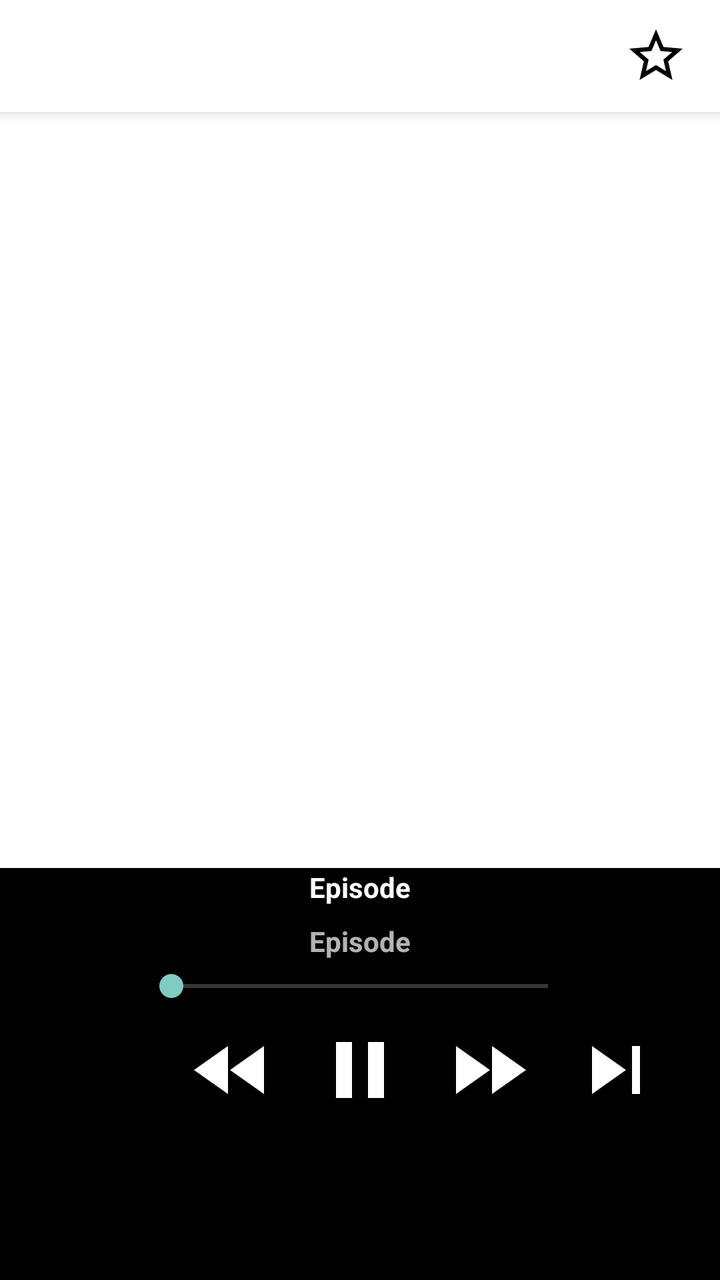
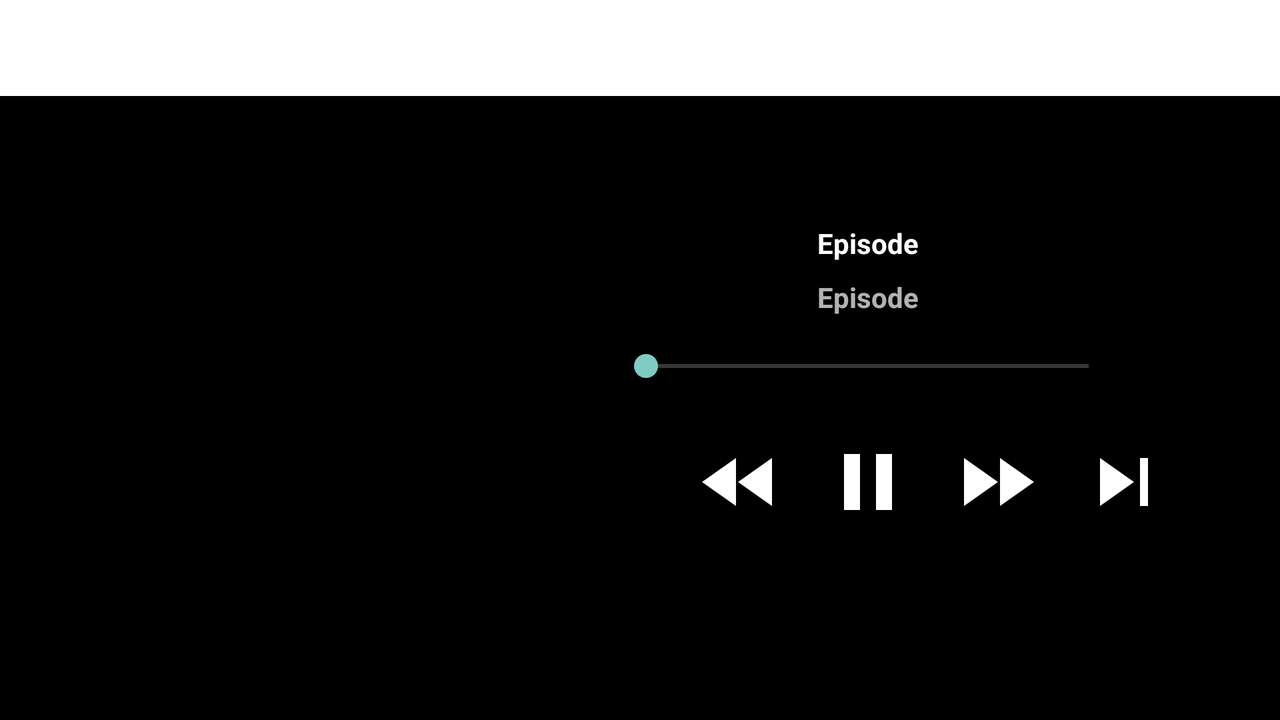

First picture: res/layout/ on a phone held upright. Second picture: the repository's own variant of that layout, on a device whose configuration matches the variant's folder. Source for both follows.
<!-- AndroidManifest.xml: application theme Theme.AppCompat.NoActionBar -->
<!-- res/layout/activity_now_playing.xml -->
<?xml version="1.0" encoding="utf-8"?>
<android.support.v4.widget.DrawerLayout
    xmlns:android="http://schemas.android.com/apk/res/android"
    xmlns:app="http://schemas.android.com/apk/res-auto"
    xmlns:tools="http://schemas.android.com/tools"
    tools:context=".NowPlaying"
    android:id="@+id/drawer_layout"
    android:background="@color/black"
    android:layout_width="match_parent"
    android:layout_height="match_parent"
    android:fitsSystemWindows="true">
    <LinearLayout
        android:background="@color/black"
        android:layout_width="match_parent"
        android:layout_height="match_parent"
        android:orientation="vertical">
        <android.support.v7.widget.Toolbar
            android:id="@+id/toolbar"
            android:layout_width="match_parent"
            android:layout_height="wrap_content"
            android:background="@color/white"
            app:titleTextColor="@color/black"
            android:elevation="4dp">
            <LinearLayout
                android:layout_width="wrap_content"
                android:layout_gravity="right|center_vertical"
                android:layout_height="match_parent"
                android:layout_marginRight="8dp">
                <ImageButton
                    android:id="@+id/favorite"
                    android:src="@drawable/ic_baseline_star_border_24px"
                    android:layout_width="wrap_content"
                    android:background="@color/white"
                    android:layout_height="wrap_content"
                    android:textSize="16dp"
                    android:layout_marginRight="8dp"/>
                <ImageButton
                    android:id="@+id/more"
                    android:src="@drawable/ic_baseline_more_vert_24px"
                    android:layout_width="wrap_content"
                    android:layout_height="wrap_content"
                    android:background="@color/white"/>
            </LinearLayout>
        </android.support.v7.widget.Toolbar>
        <RelativeLayout
            android:id="@+id/main_info"
            android:layout_gravity="center"
            android:layout_width="378dp"
            android:layout_height="378dp">
            <ImageView
                android:id="@+id/art"
                android:alpha="1"
                android:src="@color/white"
                android:layout_width="match_parent"
                android:layout_height="match_parent"/>
            <TextView
                android:id="@+id/details"
                android:alpha="0"
                android:scrollbars="vertical"
                android:clickable="false"
                android:padding="16dp"
                android:textColor="@color/white"
                android:layout_width="match_parent"
                android:layout_height="match_parent"/>
        </RelativeLayout>
        <LinearLayout
            android:id="@+id/whole_screen"
            android:orientation="vertical"
            android:layout_width="fill_parent"
            android:layout_height="wrap_content">
            <TextView
                android:id="@+id/episode"
                android:layout_marginRight="32dp"
                android:layout_marginLeft="32dp"
                android:textStyle="bold"
                android:text="Episode"
                android:textAlignment="center"
                android:textColor="@color/white"
                android:ellipsize="marquee"
                android:marqueeRepeatLimit="marquee_forever"
                android:scrollHorizontally="true"
                android:singleLine="true"
                android:gravity="start"
                android:focusable="true"
                android:focusableInTouchMode="true"
                android:layout_weight="1"
                android:layout_width="match_parent"
                android:layout_height="wrap_content" />
            <TextView
                android:id="@+id/podcast"
                android:layout_marginTop="8dp"
                android:layout_marginRight="32dp"
                android:layout_marginLeft="32dp"
                android:textStyle="bold"
                android:text="Episode"
                android:textAlignment="center"
                android:maxLines="1"
                android:ellipsize="end"
                android:layout_width="match_parent"
                android:layout_height="wrap_content" />
            <LinearLayout
                android:layout_marginLeft="8dp"
                android:layout_marginRight="8dp"
                android:layout_marginTop="4dp"
                android:orientation="horizontal"
                android:layout_width="match_parent"
                android:layout_height="wrap_content"
                android:weightSum="10">
                <TextView
                    android:id="@+id/time_elapsed"
                    android:gravity="right"
                    android:layout_width="0dp"
                    android:layout_height="wrap_content"
                    android:layout_weight="1.8"/>
                <SeekBar
                    android:id="@+id/seekbar"
                    android:layout_weight="6.4"
                    android:layout_width="0dp"
                    android:layout_height="wrap_content" />
                <TextView
                    android:id="@+id/time_left"
                    android:layout_width="0dp"
                    android:layout_height="wrap_content"
                    android:layout_weight="1.8"/>
            </LinearLayout>
            <LinearLayout
                android:orientation="horizontal"
                android:layout_width="wrap_content"
                android:layout_gravity="center"
                android:layout_height="64dp">
                <ImageButton
                    android:id="@+id/prev"
                    android:src="@drawable/ic_baseline_skip_previous_24px_white"
                    android:background="?attr/selectableItemBackground"
                    android:layout_gravity="center"
                    android:layout_width="64dp"
                    android:layout_height="64dp" />
                <ImageButton
                    android:id="@+id/rw"
                    android:src="@drawable/ic_baseline_fast_rewind_24px_white"
                    android:background="?attr/selectableItemBackground"
                    android:layout_gravity="center"
                    android:layout_width="64dp"
                    android:layout_height="64dp" />
                <ImageButton
                    android:id="@+id/play"
                    android:src="@drawable/ic_baseline_pause_24px_white"
                    android:background="?attr/selectableItemBackground"
                    android:layout_gravity="center"
                    android:layout_width="64dp"
                    android:layout_height="64dp" />
                <ImageButton
                    android:id="@+id/ff"
                    android:src="@drawable/ic_baseline_fast_forward_24px_white"
                    android:background="?attr/selectableItemBackground"
                    android:layout_gravity="center"
                    android:layout_width="64dp"
                    android:layout_height="64dp" />
                <ImageButton
                    android:id="@+id/next"
                    android:src="@drawable/ic_baseline_skip_next_24px_white"
                    android:background="?attr/selectableItemBackground"
                    android:layout_gravity="center"
                    android:layout_width="64dp"
                    android:layout_height="64dp" />
            </LinearLayout>
        </LinearLayout>
    </LinearLayout>
    <android.support.design.widget.NavigationView
        android:id="@+id/nav_view"
        android:layout_width="wrap_content"
        android:layout_height="match_parent"
        android:background="@color/black"
        app:itemTextColor="@color/white"
        android:layout_gravity="start"
        android:fitsSystemWindows="true"
        app:menu="@menu/drawer_view"
        app:headerLayout="@layout/nav_header" />
</android.support.v4.widget.DrawerLayout>
<!-- res/layout/nav_header.xml (included above) -->
<?xml version="1.0" encoding="utf-8"?>
<LinearLayout xmlns:android="http://schemas.android.com/apk/res/android"
    android:layout_width="match_parent"
    android:layout_height="128dp"
    android:background="?attr/colorPrimaryDark"
    android:padding="16dp"
    android:theme="@style/ThemeOverlay.AppCompat.Dark"
    android:orientation="horizontal"
    android:gravity="bottom">
    <TextView
        android:layout_width="wrap_content"
        android:layout_height="wrap_content"
        android:textColor="@color/white"
        android:textSize="40sp"
        android:text="Po"
        android:layout_marginRight="-4dp"/>
    <ImageView
        android:layout_width="wrap_content"
        android:layout_height="wrap_content"
        android:layout_marginBottom="10dp"
        android:src="@drawable/ic_baseline_rss_feed_24px_white"/>
    <TextView
        android:layout_width="wrap_content"
        android:layout_height="wrap_content"
        android:textColor="@color/white"
        android:textSize="40sp"
        android:text="lAntic"
        android:layout_marginLeft="-8dp"/>

</LinearLayout>
<!-- resources referenced by this layout -->
<resources>
  <color name="black">#000000</color>
  <color name="white">#FFFFFF</color>
  <!-- drawable ic_baseline_fast_forward_24px_white (drawable) -->
  <vector android:height="48dp" android:viewportHeight="24"
      android:viewportWidth="24" android:width="48dp" xmlns:android="http://schemas.android.com/apk/res/android">
      <path android:fillColor="#FFFFFF" android:pathData="M4,18l8.5,-6L4,6v12zM13,6v12l8.5,-6L13,6z"/>
  </vector>
  <!-- drawable ic_baseline_fast_rewind_24px_white (drawable) -->
  <vector android:height="48dp" android:viewportHeight="24"
      android:viewportWidth="24" android:width="48dp" xmlns:android="http://schemas.android.com/apk/res/android">
      <path android:fillColor="#FFFFFF" android:pathData="M11,18L11,6l-8.5,6 8.5,6zM11.5,12l8.5,6L20,6l-8.5,6z"/>
  </vector>
  <!-- drawable ic_baseline_pause_24px_white (drawable) -->
  <vector android:height="48dp" android:viewportHeight="24"
      android:viewportWidth="24" android:width="48dp" xmlns:android="http://schemas.android.com/apk/res/android">
      <path android:fillColor="#FFFFFF" android:pathData="M6,19h4L10,5L6,5v14zM14,5v14h4L18,5h-4z"/>
  </vector>
  <!-- drawable ic_baseline_rss_feed_24px_white (drawable) -->
  <rotate xmlns:android="http://schemas.android.com/apk/res/android"
      android:fromDegrees="-135"
      android:toDegrees="90"
      android:pivotX="50%"
      android:pivotY="50%">
    <vector xmlns:android="http://schemas.android.com/apk/res/android"
        android:width="24dp"
        android:height="24dp"
        android:viewportWidth="24"
        android:viewportHeight="24">
      
      <path
          android:fillColor="#FFFFFF"
          android:pathData="M4,4.44v2.83c7.03,0 12.73,5.7 12.73,12.73h2.83c0,-8.59 -6.97,-15.56 -15.56,-15.56zM4,10.1v2.83c3.9,0 7.07,3.17 7.07,7.07h2.83c0,-5.47 -4.43,-9.9 -9.9,-9.9z"/>
    </vector>
  </rotate>
  <!-- drawable ic_baseline_skip_next_24px_white (drawable) -->
  <vector android:height="48dp" android:viewportHeight="24"
      android:viewportWidth="24" android:width="48dp" xmlns:android="http://schemas.android.com/apk/res/android">
      <path android:fillColor="#FFFFFF" android:pathData="M6,18l8.5,-6L6,6v12zM16,6v12h2V6h-2z"/>
  </vector>
  <!-- drawable ic_baseline_star_border_24px (drawable) -->
  <vector xmlns:android="http://schemas.android.com/apk/res/android"
      android:width="32dp"
      android:height="32dp"
      android:viewportWidth="24"
      android:viewportHeight="24">
    <path
        android:fillColor="#FF000000"
        android:pathData="M22,9.24l-7.19,-0.62L12,2 9.19,8.63 2,9.24l5.46,4.73L5.82,21 12,17.27 18.18,21l-1.63,-7.03L22,9.24zM12,15.4l-3.76,2.27 1,-4.28 -3.32,-2.88 4.38,-0.38L12,6.1l1.71,4.04 4.38,0.38 -3.32,2.88 1,4.28L12,15.4z"/>
  </vector>
</resources>
<!-- res/layout-land/activity_now_playing.xml (the author's variant of the layout above) -->
<!-- drawn on the phone turned sideways -->
<?xml version="1.0" encoding="utf-8"?>
<android.support.v4.widget.DrawerLayout
    xmlns:android="http://schemas.android.com/apk/res/android"
    xmlns:app="http://schemas.android.com/apk/res-auto"
    xmlns:tools="http://schemas.android.com/tools"
    tools:context=".NowPlaying"
    android:id="@+id/drawer_layout"
    android:background="@color/black"
    android:layout_width="match_parent"
    android:layout_height="match_parent"
    android:fitsSystemWindows="true">
    <LinearLayout
        android:layout_width="match_parent"
        android:layout_height="match_parent"
        android:orientation="vertical">
        <android.support.v7.widget.Toolbar
            android:id="@+id/toolbar"
            android:layout_width="match_parent"
            android:layout_height="wrap_content"
            android:background="@color/white"
            app:titleTextColor="@color/black"
            android:elevation="4dp"/>
        <LinearLayout
            android:layout_width="match_parent"
            android:layout_height="match_parent"
            android:orientation="horizontal">
            <RelativeLayout
                android:id="@+id/main_info"
                android:layout_marginTop="32dp"
                android:layout_marginBottom="32dp"
                android:layout_marginLeft="32dp"
                android:layout_width="196dp"
                android:layout_height="196dp">
                <ImageView
                    android:id="@+id/art"
                    android:alpha="1"
                    android:layout_width="match_parent"
                    android:layout_height="match_parent"/>
                <TextView
                    android:id="@+id/details"
                    android:alpha="0"
                    android:scrollbars="vertical"
                    android:clickable="false"
                    android:padding="16dp"
                    android:textColor="@color/white"
                    android:layout_width="match_parent"
                    android:layout_height="match_parent"/>
            </RelativeLayout>
            <LinearLayout
                android:orientation="vertical"
                android:layout_width="fill_parent"
                android:layout_marginTop="64dp"
                android:layout_height="wrap_content">
                <TextView
                    android:id="@+id/episode"
                    android:layout_marginRight="32dp"
                    android:layout_marginLeft="32dp"
                    android:textStyle="bold"
                    android:text="Episode"
                    android:textAlignment="center"
                    android:textColor="@color/white"
                    android:ellipsize="marquee"
                    android:marqueeRepeatLimit="marquee_forever"
                    android:scrollHorizontally="true"
                    android:singleLine="true"
                    android:gravity="start"
                    android:focusable="true"
                    android:focusableInTouchMode="true"
                    android:layout_weight="1"
                    android:layout_width="match_parent"
                    android:layout_height="wrap_content" />
                <TextView
                    android:id="@+id/podcast"
                    android:layout_marginTop="8dp"
                    android:layout_marginRight="32dp"
                    android:layout_marginLeft="32dp"
                    android:textStyle="bold"
                    android:text="Episode"
                    android:textAlignment="center"
                    android:maxLines="1"
                    android:ellipsize="end"
                    android:layout_width="match_parent"
                    android:layout_height="wrap_content" />
                <LinearLayout
                    android:layout_marginLeft="8dp"
                    android:layout_marginRight="8dp"
                    android:layout_marginTop="16dp"
                    android:orientation="horizontal"
                    android:layout_width="match_parent"
                    android:layout_height="wrap_content"
                    android:weightSum="10">
                    <TextView
                        android:id="@+id/time_elapsed"
                        android:gravity="right"
                        android:layout_width="0dp"
                        android:layout_height="wrap_content"
                        android:layout_weight="1.8"/>
                    <SeekBar
                        android:id="@+id/seekbar"
                        android:layout_weight="6.4"
                        android:layout_width="0dp"
                        android:layout_height="wrap_content" />
                    <TextView
                        android:id="@+id/time_left"
                        android:layout_width="0dp"
                        android:layout_height="wrap_content"
                        android:layout_weight="1.8"/>
                </LinearLayout>
                <LinearLayout
                    android:orientation="horizontal"
                    android:layout_width="wrap_content"
                    android:layout_gravity="center"
                    android:layout_height="96dp">
                    <ImageButton
                        android:id="@+id/prev"
                        android:src="@drawable/ic_baseline_skip_previous_24px_white"
                        android:background="?attr/selectableItemBackground"
                        android:layout_gravity="center"
                        android:layout_width="64dp"
                        android:layout_height="64dp" />
                    <ImageButton
                        android:id="@+id/rw"
                        android:src="@drawable/ic_baseline_fast_rewind_24px_white"
                        android:background="?attr/selectableItemBackground"
                        android:layout_gravity="center"
                        android:layout_width="64dp"
                        android:layout_height="64dp" />
                    <ImageButton
                        android:id="@+id/play"
                        android:src="@drawable/ic_baseline_pause_24px_white"
                        android:background="?attr/selectableItemBackground"
                        android:layout_gravity="center"
                        android:layout_width="64dp"
                        android:layout_height="64dp" />
                    <ImageButton
                        android:id="@+id/ff"
                        android:src="@drawable/ic_baseline_fast_forward_24px_white"
                        android:background="?attr/selectableItemBackground"
                        android:layout_gravity="center"
                        android:layout_width="64dp"
                        android:layout_height="64dp" />
                    <ImageButton
                        android:id="@+id/next"
                        android:src="@drawable/ic_baseline_skip_next_24px_white"
                        android:background="?attr/selectableItemBackground"
                        android:layout_gravity="center"
                        android:layout_width="64dp"
                        android:layout_height="64dp" />
                </LinearLayout>
            </LinearLayout>
        </LinearLayout>
    </LinearLayout>
    <android.support.design.widget.NavigationView
        android:id="@+id/nav_view"
        android:layout_width="wrap_content"
        android:layout_height="match_parent"
        android:background="@color/black"
        app:itemTextColor="@color/white"
        android:layout_gravity="start"
        android:fitsSystemWindows="true"
        app:menu="@menu/drawer_view"
        app:headerLayout="@layout/nav_header" />
</android.support.v4.widget.DrawerLayout>
<!-- resources referenced by the variant -->
<!-- as the phone turned sideways resolves them -->
<resources>
  <color name="black">#000000</color>
  <color name="white">#FFFFFF</color>
  <!-- drawable ic_baseline_fast_forward_24px_white (drawable) -->
  <vector android:height="48dp" android:viewportHeight="24"
      android:viewportWidth="24" android:width="48dp" xmlns:android="http://schemas.android.com/apk/res/android">
      <path android:fillColor="#FFFFFF" android:pathData="M4,18l8.5,-6L4,6v12zM13,6v12l8.5,-6L13,6z"/>
  </vector>
  <!-- drawable ic_baseline_fast_rewind_24px_white (drawable) -->
  <vector android:height="48dp" android:viewportHeight="24"
      android:viewportWidth="24" android:width="48dp" xmlns:android="http://schemas.android.com/apk/res/android">
      <path android:fillColor="#FFFFFF" android:pathData="M11,18L11,6l-8.5,6 8.5,6zM11.5,12l8.5,6L20,6l-8.5,6z"/>
  </vector>
  <!-- drawable ic_baseline_pause_24px_white (drawable) -->
  <vector android:height="48dp" android:viewportHeight="24"
      android:viewportWidth="24" android:width="48dp" xmlns:android="http://schemas.android.com/apk/res/android">
      <path android:fillColor="#FFFFFF" android:pathData="M6,19h4L10,5L6,5v14zM14,5v14h4L18,5h-4z"/>
  </vector>
  <!-- drawable ic_baseline_rss_feed_24px_white (drawable) -->
  <rotate xmlns:android="http://schemas.android.com/apk/res/android"
      android:fromDegrees="-135"
      android:toDegrees="90"
      android:pivotX="50%"
      android:pivotY="50%">
    <vector xmlns:android="http://schemas.android.com/apk/res/android"
        android:width="24dp"
        android:height="24dp"
        android:viewportWidth="24"
        android:viewportHeight="24">
      
      <path
          android:fillColor="#FFFFFF"
          android:pathData="M4,4.44v2.83c7.03,0 12.73,5.7 12.73,12.73h2.83c0,-8.59 -6.97,-15.56 -15.56,-15.56zM4,10.1v2.83c3.9,0 7.07,3.17 7.07,7.07h2.83c0,-5.47 -4.43,-9.9 -9.9,-9.9z"/>
    </vector>
  </rotate>
  <!-- drawable ic_baseline_skip_next_24px_white (drawable) -->
  <vector android:height="48dp" android:viewportHeight="24"
      android:viewportWidth="24" android:width="48dp" xmlns:android="http://schemas.android.com/apk/res/android">
      <path android:fillColor="#FFFFFF" android:pathData="M6,18l8.5,-6L6,6v12zM16,6v12h2V6h-2z"/>
  </vector>
</resources>
